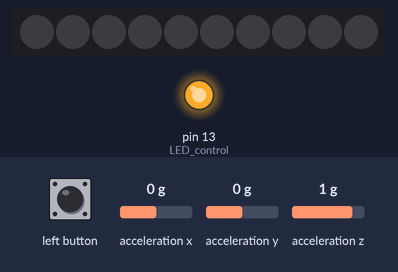
Simulated run of this program. Board: Arduino Uno, built with avr-gcc and run on an emulated ATmega328P. Shown: 10 RGB LEDs in strip order, left to right, output pins drawn as LEDs (lit = HIGH). The test bench sets the inputs (shaded band); at power-on: acceleration x 0 g, acceleration y 0 g, acceleration z 1 g. Dim RGB values are drawn brighter than linear.

Above: at 1.2 s.
1.3 s: acceleration x set to -1.4 g
At 3.6 s:
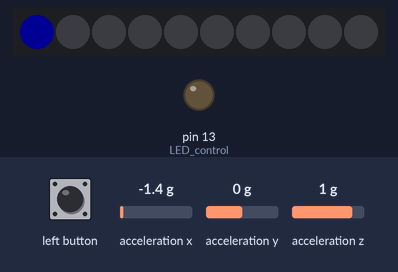
4.3 s: left button pressed for 0.15 s
At 5.1 s:
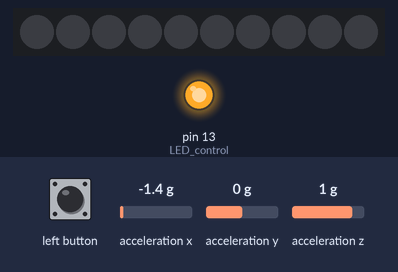
7.4 s: left button pressed for 1 s
At 12.6 s:
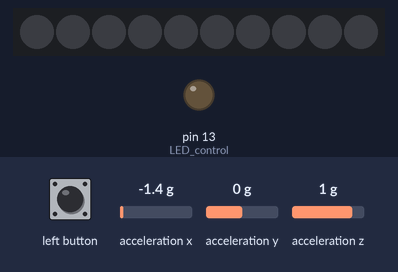
Timing chart, 0 to 14.1 s (numbered marks = the images above; inputs shaded):
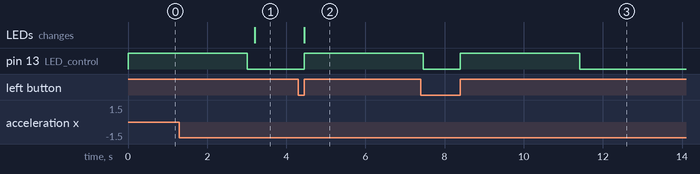

The program:

main.cpp
```cpp
#include <Adafruit_CircuitPlayground.h>
#include <Arduino.h>
#include <arduinoFFT.h>


// not larger than 128, power of 2
#define SAMPLES 128

#define SENSOR_RANGE 20
#define SAMPLING_FREQ 43.47 // Hz, determined by last delay in loop


// variables in FFT
float X, Y, Z;
double real[SAMPLES], imag[SAMPLES];

// FFT itself
ArduinoFFT<double> FFT;

// iteration related
bool endFlag = false;
int i = 0;

// button control
const int buttonPin = PD4; // Right button connected to PD4
bool lastButtonState = HIGH;  // Assume unpressed state initially (pull-up)
bool currentButtonState = HIGH;
bool buttonPressed = false;


// function prototype
double getOneSampleData();
void performFFT(double* real, double* imag);
void calculateEnergy(double& tremorEnergy, double& dyskinesiaEnergy);
void determineLED(const double& tremorEnergy, const double& dyskinesiaEnergy);
void restart();
void determineButton();


void setup() {
  CircuitPlayground.begin();
  CircuitPlayground.clearPixels();

  pinMode(13, OUTPUT); // LED control

  pinMode(buttonPin, INPUT_PULLUP); // Left button

}

void loop() {
  // run repeatly
  // here is data collecting

  // enter data process when sample is reached
  if (!endFlag && i == SAMPLES) {
    // turn off LED shows
    digitalWrite(13, LOW);
    delay(10);

    performFFT(real, imag);

    // calculate energy in tremor and dyskinesia bands
    double tremorEnergy = 0;
    double dyskinesiaEnergy = 0;

    calculateEnergy(tremorEnergy, dyskinesiaEnergy);

    determineLED(tremorEnergy,  dyskinesiaEnergy);
    endFlag = true;
  }

  while (endFlag){
    determineButton();
  }

  // LED indicate
  digitalWrite(13, HIGH);

  // add one sample data into data array
  double mag = getOneSampleData();
  real[i] = mag;
  imag[i] = 0;


  // record next time
  i++;
  delay(23); // determines Sampling frequency

}


double getOneSampleData(){
  X = CircuitPlayground.motionX();
  Y = CircuitPlayground.motionY();
  Z = CircuitPlayground.motionZ();

  // normalize data in each axis
  float scaled_x = constrain(X / SENSOR_RANGE, -1.0, 1.0);
  float scaled_y = constrain(Y / SENSOR_RANGE, -1.0, 1.0);
  float scaled_z = constrain(Z / SENSOR_RANGE, -1.0, 1.0);

  // first combine, then one FFT
  double mag = sqrt(scaled_x * scaled_x + scaled_y * scaled_y +
                    scaled_z * scaled_z );

  return mag;
}


void performFFT(double* real, double* imag){
  FFT.windowing(real, SAMPLES, FFT_WIN_TYP_HAMMING, FFT_FORWARD);
  FFT.compute(real, imag, SAMPLES, FFT_FORWARD);
  FFT.complexToMagnitude(real, imag, SAMPLES);
}


// calculate energy in each frequency
void calculateEnergy(double& tremorEnergy, double& dyskinesiaEnergy){
  for (int j = 1; j < SAMPLES / 2; j++){
    double freq = (j * SAMPLING_FREQ) / SAMPLES;

    if (freq >= 3 && freq <= 5) {
      tremorEnergy += real[j];
    } else if (freq > 5 && freq <= 7){
      dyskinesiaEnergy += real[j];
    }
  }
}


// assign light according to intensity
// blue for tremor, red for dyskinesia
void determineLED(const double& tremorEnergy, const double& dyskinesiaEnergy){
  if (tremorEnergy < 2 && dyskinesiaEnergy < 2){
    return;
  }

  // if tremeorEnergy is same, two lights both on
  if (tremorEnergy == dyskinesiaEnergy){
    CircuitPlayground.setPixelColor(0, 255, 0, 0); // red
    CircuitPlayground.setPixelColor(5, 0, 0, 255); // blue
    return;
  }


  for (size_t i = 0; i < 10; i++){
    if (i <= 4 && tremorEnergy > dyskinesiaEnergy
       &&  tremorEnergy >= (10 * i) ){
      CircuitPlayground.setPixelColor(i, 0, 0, 255); // set it blue for tremor
    }

    else if ( i >= 5 && i <= 9 && tremorEnergy < dyskinesiaEnergy
    && dyskinesiaEnergy >= (10 * (i - 5))){
      CircuitPlayground.setPixelColor(i, 255, 0, 0); // set it red for dyskinesia
    }
  }
}


void restart(){
  i = 0;
  CircuitPlayground.clearPixels();
  endFlag = false;
}


// when button pressed, call restart
void determineButton(){
  currentButtonState = digitalRead(buttonPin);

  if (lastButtonState == HIGH && currentButtonState == LOW) {
    // Button just pressed
    buttonPressed = true;
  }
  else if (lastButtonState == LOW && currentButtonState == HIGH && buttonPressed) {
    // Button released after being pressed
    restart();
    buttonPressed = false; // Reset flag
  }

  lastButtonState = currentButtonState;
}
```

Measured:
- after the input at 1.3 s, the LEDs: change after 1.9 s (image 1)
- after the input at 4.3 s, pin 13 (LED_control): LOW → HIGH after 0.15 s; the LEDs: change after 0.15 s (image 2)
